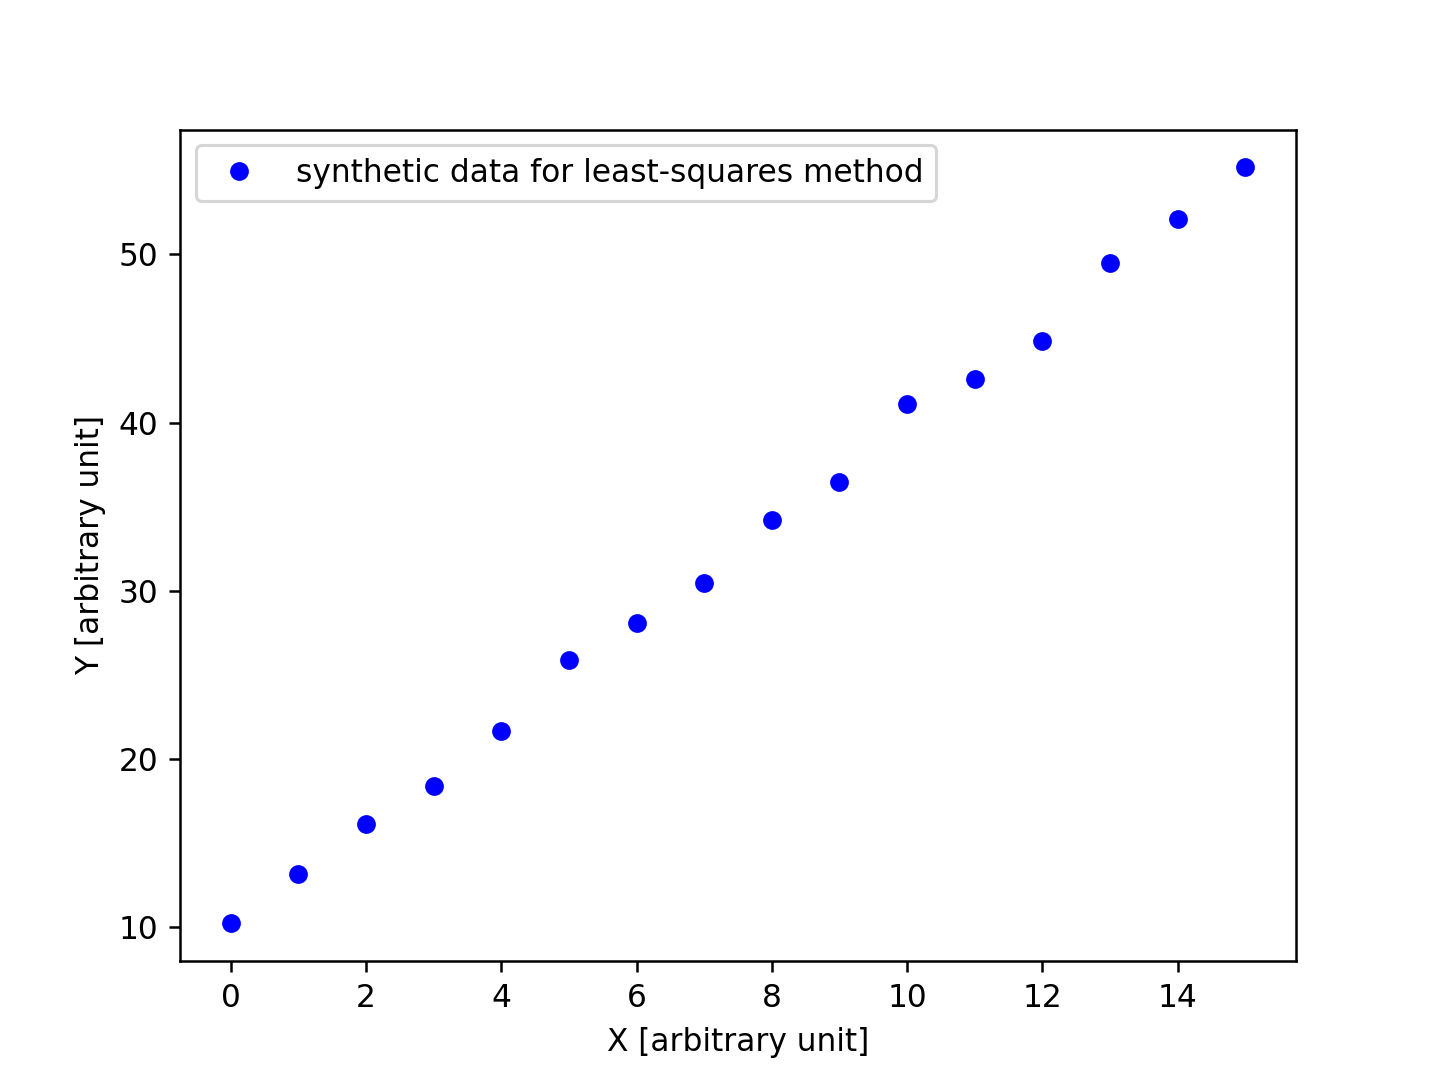

Python code for this plot:
#!/usr/pkg/bin/python3.9

#
# Time-stamp: <2023/03/09 13:20:24 (CST) daisuke>
#

# importing sys module
import sys

# importing numpy module
import numpy

# importing matplotlib module
import matplotlib.figure
import matplotlib.backends.backend_agg

# input file name
file_input = 'advobs202302_s04_08_00.data'

# output file name
file_output = 'advobs202302_s04_08_01.png'

# making empty numpy arrays
data_x = numpy.array ([])
data_y = numpy.array ([])

# opening file for reading
with open (file_input, 'r') as fh:
    # reading file line-by-line
    for line in fh:
        # splitting line into "x" and "y"
        (x_str, y_str) = line.split ()
        # converting string into float
        try:
            x = float (x_str)
        except:
            print (f'cannot convert "{x_str}" into float.')
            print (f'something is wrong.')
            print (f'exiting...')
            sys.exit (1)
        try:
            y = float (y_str)
        except:
            print (f'cannot convert "{y_str}" into float.')
            print (f'something is wrong.')
            print (f'exiting...')
            sys.exit (1)
        # appending data into numpy arrays
        data_x = numpy.append (data_x, x)
        data_y = numpy.append (data_y, y)

# printing data
for i in range (len (data_x)):
    print (f'(x_{i:02d}, y_{i:02d}) = ({data_x[i]:8.3f}, {data_y[i]:8.3f})')

#
# making plot using Matplotlib
#
    
# making objects "fig" and "ax"
fig    = matplotlib.figure.Figure ()
canvas = matplotlib.backends.backend_agg.FigureCanvasAgg (fig)
ax     = fig.add_subplot (111)

# axes
ax.set_xlabel ('X [arbitrary unit]')
ax.set_ylabel ('Y [arbitrary unit]')

# plotting data
ax.plot (data_x, data_y, linestyle='None', marker='o', markersize=5.0, \
         color='blue', label='synthetic data for least-squares method')

# legend
ax.legend ()

# saving file
fig.savefig (file_output, dpi=225)
